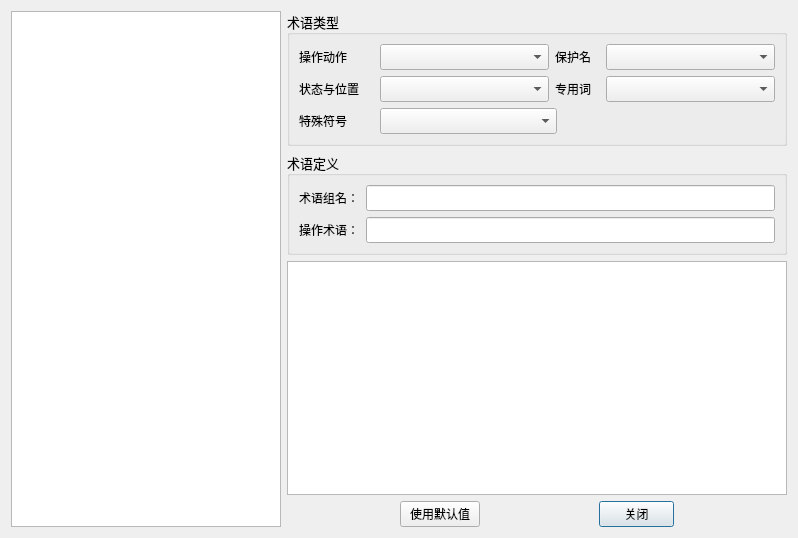
<?xml version="1.0" encoding="UTF-8"?>
<ui version="4.0">
 <class>optermdlg</class>
 <widget class="QDialog" name="optermdlg">
  <property name="geometry">
   <rect>
    <x>0</x>
    <y>0</y>
    <width>798</width>
    <height>538</height>
   </rect>
  </property>
  <property name="windowTitle">
   <string>操作术语配置窗</string>
  </property>
  <property name="windowIcon">
   <iconset resource="../mainwindow.qrc">
    <normaloff>:/image/config.png</normaloff>:/image/config.png</iconset>
  </property>
  <layout class="QHBoxLayout" name="horizontalLayout_7">
   <item>
    <widget class="QTreeWidget" name="treeWidget">
     <property name="maximumSize">
      <size>
       <width>270</width>
       <height>16777215</height>
      </size>
     </property>
     <attribute name="headerVisible">
      <bool>false</bool>
     </attribute>
     <column>
      <property name="text">
       <string notr="true">1</string>
      </property>
     </column>
     <layout class="QVBoxLayout" name="verticalLayout_5"/>
    </widget>
   </item>
   <item>
    <layout class="QVBoxLayout" name="verticalLayout_3">
     <item>
      <widget class="QGroupBox" name="groupBox">
       <property name="font">
        <font>
         <family>宋体</family>
         <pointsize>10</pointsize>
         <weight>50</weight>
         <bold>false</bold>
        </font>
       </property>
       <property name="title">
        <string>术语类型</string>
       </property>
       <layout class="QVBoxLayout" name="verticalLayout">
        <item>
         <layout class="QHBoxLayout" name="horizontalLayout" stretch="1,2,1,2">
          <item>
           <widget class="QLabel" name="label">
            <property name="minimumSize">
             <size>
              <width>75</width>
              <height>19</height>
             </size>
            </property>
            <property name="maximumSize">
             <size>
              <width>75</width>
              <height>19</height>
             </size>
            </property>
            <property name="font">
             <font>
              <family>宋体</family>
              <pointsize>9</pointsize>
             </font>
            </property>
            <property name="text">
             <string>操作动作</string>
            </property>
           </widget>
          </item>
          <item>
           <widget class="QComboBox" name="operatorCombo">
            <property name="minimumSize">
             <size>
              <width>0</width>
              <height>0</height>
             </size>
            </property>
           </widget>
          </item>
          <item>
           <widget class="QLabel" name="label_2">
            <property name="minimumSize">
             <size>
              <width>45</width>
              <height>22</height>
             </size>
            </property>
            <property name="maximumSize">
             <size>
              <width>45</width>
              <height>22</height>
             </size>
            </property>
            <property name="font">
             <font>
              <family>宋体</family>
              <pointsize>9</pointsize>
             </font>
            </property>
            <property name="text">
             <string>保护名</string>
            </property>
           </widget>
          </item>
          <item>
           <widget class="QComboBox" name="protectCombo">
            <property name="minimumSize">
             <size>
              <width>0</width>
              <height>0</height>
             </size>
            </property>
           </widget>
          </item>
         </layout>
        </item>
        <item>
         <layout class="QHBoxLayout" name="horizontalLayout_2">
          <item>
           <widget class="QLabel" name="label_3">
            <property name="minimumSize">
             <size>
              <width>75</width>
              <height>19</height>
             </size>
            </property>
            <property name="maximumSize">
             <size>
              <width>75</width>
              <height>19</height>
             </size>
            </property>
            <property name="font">
             <font>
              <family>宋体</family>
              <pointsize>9</pointsize>
             </font>
            </property>
            <property name="text">
             <string>状态与位置</string>
            </property>
           </widget>
          </item>
          <item>
           <widget class="QComboBox" name="stateCombo">
            <property name="minimumSize">
             <size>
              <width>0</width>
              <height>0</height>
             </size>
            </property>
           </widget>
          </item>
          <item>
           <widget class="QLabel" name="label_4">
            <property name="minimumSize">
             <size>
              <width>45</width>
              <height>22</height>
             </size>
            </property>
            <property name="maximumSize">
             <size>
              <width>45</width>
              <height>22</height>
             </size>
            </property>
            <property name="font">
             <font>
              <family>宋体</family>
              <pointsize>9</pointsize>
             </font>
            </property>
            <property name="text">
             <string>专用词</string>
            </property>
           </widget>
          </item>
          <item>
           <widget class="QComboBox" name="dictCombo">
            <property name="minimumSize">
             <size>
              <width>0</width>
              <height>0</height>
             </size>
            </property>
           </widget>
          </item>
         </layout>
        </item>
        <item>
         <layout class="QHBoxLayout" name="horizontalLayout_3">
          <item>
           <widget class="QLabel" name="label_5">
            <property name="minimumSize">
             <size>
              <width>75</width>
              <height>19</height>
             </size>
            </property>
            <property name="maximumSize">
             <size>
              <width>75</width>
              <height>19</height>
             </size>
            </property>
            <property name="font">
             <font>
              <family>宋体</family>
              <pointsize>9</pointsize>
             </font>
            </property>
            <property name="text">
             <string>特殊符号</string>
            </property>
           </widget>
          </item>
          <item>
           <widget class="QComboBox" name="specialCombo">
            <property name="minimumSize">
             <size>
              <width>0</width>
              <height>0</height>
             </size>
            </property>
           </widget>
          </item>
          <item>
           <spacer name="horizontalSpacer">
            <property name="orientation">
             <enum>Qt::Horizontal</enum>
            </property>
            <property name="sizeType">
             <enum>QSizePolicy::Preferred</enum>
            </property>
            <property name="sizeHint" stdset="0">
             <size>
              <width>218</width>
              <height>20</height>
             </size>
            </property>
           </spacer>
          </item>
         </layout>
        </item>
       </layout>
      </widget>
     </item>
     <item>
      <widget class="QGroupBox" name="groupBox_2">
       <property name="font">
        <font>
         <family>宋体</family>
         <pointsize>10</pointsize>
        </font>
       </property>
       <property name="title">
        <string>术语定义</string>
       </property>
       <layout class="QVBoxLayout" name="verticalLayout_2">
        <item>
         <layout class="QHBoxLayout" name="horizontalLayout_4">
          <item>
           <widget class="QLabel" name="label_6">
            <property name="minimumSize">
             <size>
              <width>61</width>
              <height>21</height>
             </size>
            </property>
            <property name="maximumSize">
             <size>
              <width>61</width>
              <height>21</height>
             </size>
            </property>
            <property name="font">
             <font>
              <pointsize>9</pointsize>
             </font>
            </property>
            <property name="text">
             <string>术语组名：</string>
            </property>
           </widget>
          </item>
          <item>
           <widget class="QLineEdit" name="GroupLineEdit"/>
          </item>
         </layout>
        </item>
        <item>
         <layout class="QHBoxLayout" name="horizontalLayout_5">
          <item>
           <widget class="QLabel" name="label_7">
            <property name="minimumSize">
             <size>
              <width>61</width>
              <height>21</height>
             </size>
            </property>
            <property name="maximumSize">
             <size>
              <width>61</width>
              <height>21</height>
             </size>
            </property>
            <property name="font">
             <font>
              <pointsize>9</pointsize>
             </font>
            </property>
            <property name="text">
             <string>操作术语：</string>
            </property>
           </widget>
          </item>
          <item>
           <widget class="QLineEdit" name="operatorLineEdit"/>
          </item>
         </layout>
        </item>
       </layout>
      </widget>
     </item>
     <item>
      <widget class="QTableWidget" name="termTable"/>
     </item>
     <item>
      <layout class="QHBoxLayout" name="horizontalLayout_6">
       <item>
        <widget class="QPushButton" name="defaultBtn">
         <property name="minimumSize">
          <size>
           <width>80</width>
           <height>26</height>
          </size>
         </property>
         <property name="maximumSize">
          <size>
           <width>80</width>
           <height>26</height>
          </size>
         </property>
         <property name="text">
          <string>使用默认值</string>
         </property>
         <property name="autoDefault">
          <bool>false</bool>
         </property>
        </widget>
       </item>
       <item>
        <widget class="QPushButton" name="closeBtn">
         <property name="minimumSize">
          <size>
           <width>75</width>
           <height>26</height>
          </size>
         </property>
         <property name="maximumSize">
          <size>
           <width>75</width>
           <height>26</height>
          </size>
         </property>
         <property name="text">
          <string>关闭</string>
         </property>
         <property name="autoDefault">
          <bool>true</bool>
         </property>
        </widget>
       </item>
      </layout>
     </item>
    </layout>
   </item>
  </layout>
 </widget>
 <resources>
  <include location="../mainwindow.qrc"/>
 </resources>
 <connections/>
</ui>
